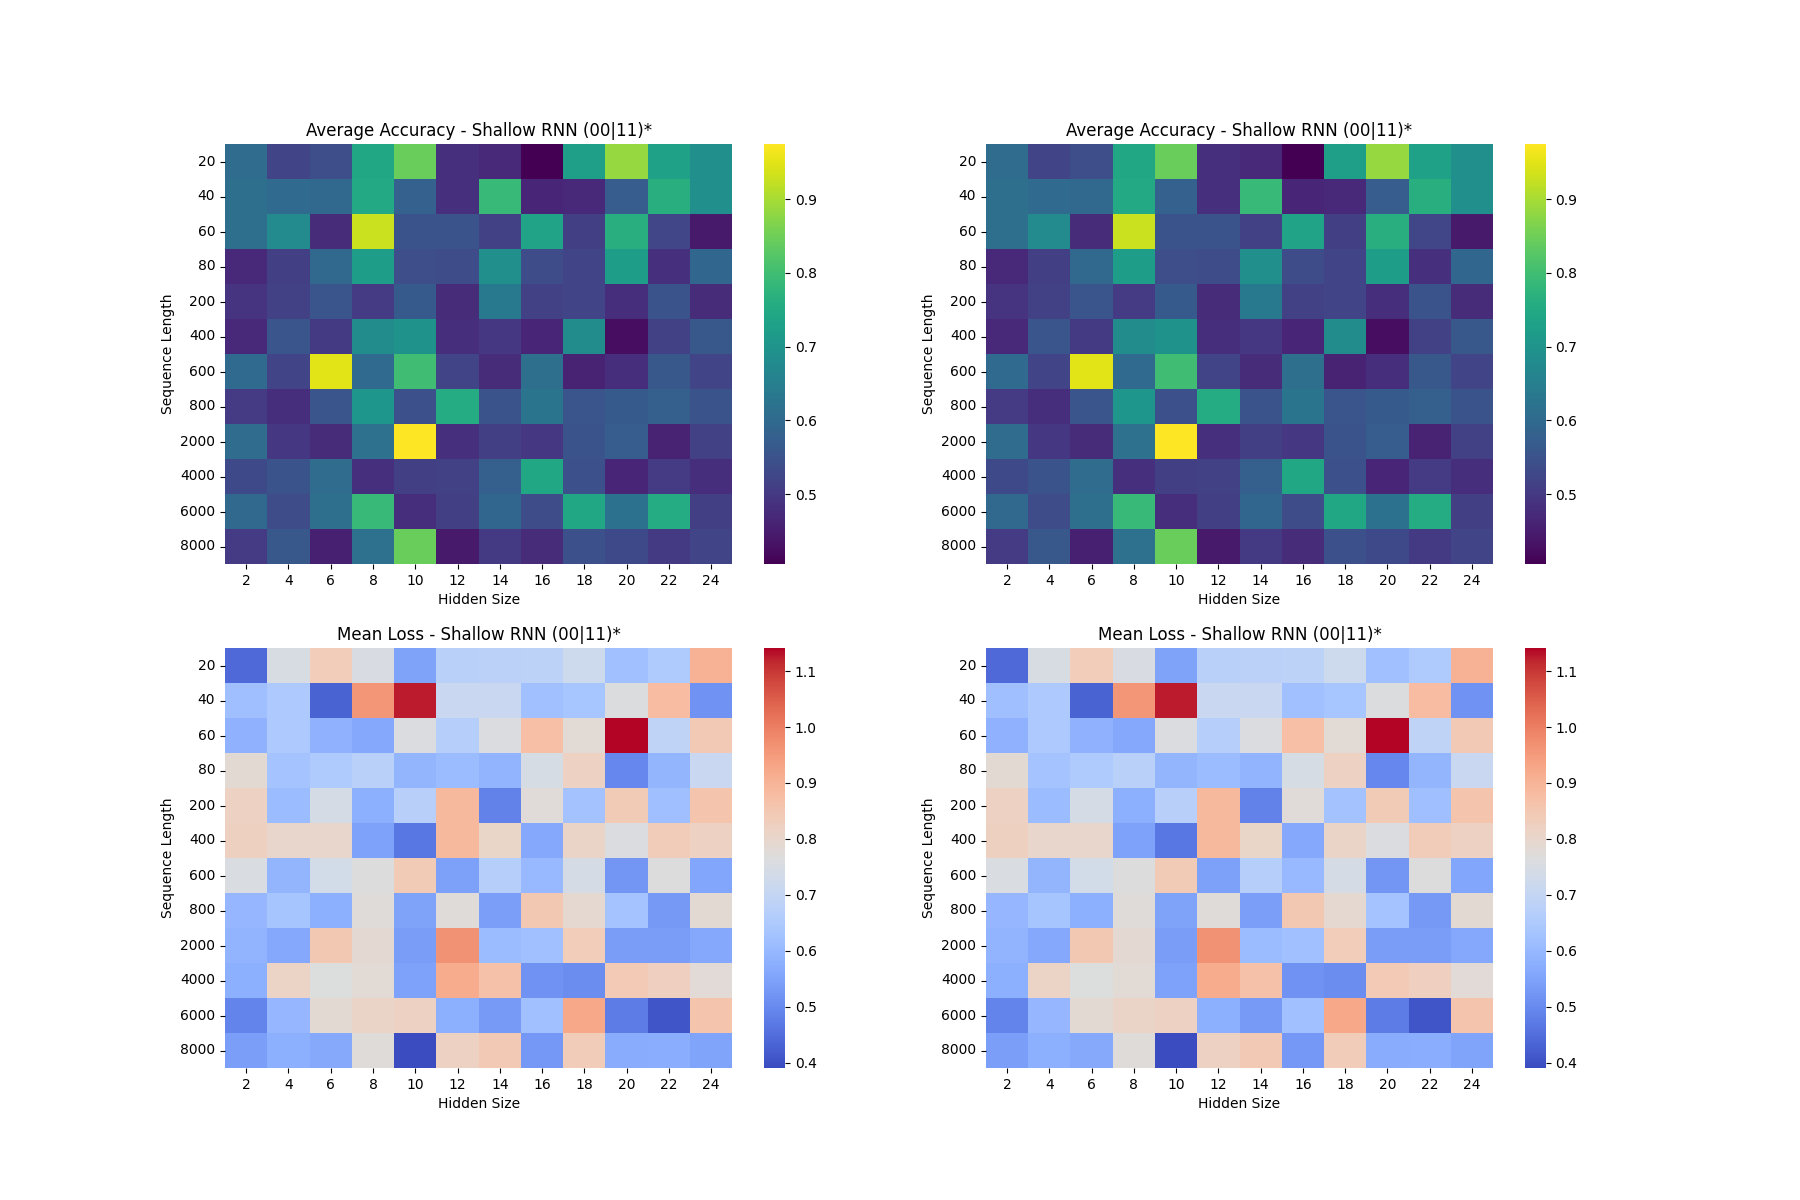

Write the Python code that produced this figure.
import pandas as pd
import matplotlib.pyplot as plt
import seaborn as sns
import ast
import numpy as np

# Function to expand the loss vectors
def expand_loss_vectors(data):
    # Convert the string representation of loss vectors to actual lists
    data['Loss Vector'] = data['Loss Vector'].apply(ast.literal_eval)
    
    # Expand the 'Loss Vector' into separate rows
    data = data.explode('Loss Vector')
    
    # Convert 'Loss Vector' values to float
    data['Loss Vector'] = data['Loss Vector'].astype(float)
    
    return data

# Re-loading the noise-free and noisy datasets
file_path_no_noise = '(00|11)*.csv'
file_path_noise = '(00|11)*.csv'

data_no_noise = pd.read_csv(file_path_no_noise)
data_noise = pd.read_csv(file_path_noise)

# Expand the loss vectors for both datasets
data_no_noise = expand_loss_vectors(data_no_noise)
data_noise = expand_loss_vectors(data_noise)

# Group by Sequence Length and Hidden Size to get average accuracy and mean loss
avg_accuracy_no_noise = data_no_noise.groupby(['Sequence Length', 'Hidden Size']).mean()['Accuracy'].unstack()
avg_accuracy_noise = data_noise.groupby(['Sequence Length', 'Hidden Size']).mean()['Accuracy'].unstack()

mean_loss_no_noise = data_no_noise.groupby(['Sequence Length', 'Hidden Size']).mean()['Loss Vector'].unstack()
mean_loss_noise = data_noise.groupby(['Sequence Length', 'Hidden Size']).mean()['Loss Vector'].unstack()

# Plotting the four heatmaps
fig, axs = plt.subplots(2, 2, figsize=(18, 12))

# Accuracy without noise
sns.heatmap(avg_accuracy_no_noise, ax=axs[0, 0], cmap='viridis')
axs[0, 0].set_title('Average Accuracy - Shallow RNN (00|11)*')
axs[0, 0].set_xlabel('Hidden Size')
axs[0, 0].set_ylabel('Sequence Length')

# Accuracy with noise
sns.heatmap(avg_accuracy_noise, ax=axs[0, 1], cmap='viridis')
axs[0, 1].set_title('Average Accuracy - Shallow RNN (00|11)*')
axs[0, 1].set_xlabel('Hidden Size')
axs[0, 1].set_ylabel('Sequence Length')

# Mean Loss without noise
sns.heatmap(mean_loss_no_noise, ax=axs[1, 0], cmap='coolwarm')
axs[1, 0].set_title('Mean Loss - Shallow RNN (00|11)*')
axs[1, 0].set_xlabel('Hidden Size')
axs[1, 0].set_ylabel('Sequence Length')

# Mean Loss with noise
sns.heatmap(mean_loss_noise, ax=axs[1, 1], cmap='coolwarm')
axs[1, 1].set_title('Mean Loss - Shallow RNN (00|11)*')
axs[1, 1].set_xlabel('Hidden Size')
axs[1, 1].set_ylabel('Sequence Length')

plt.savefig('(00|11)*.png')
plt.tight_layout()
plt.show()
